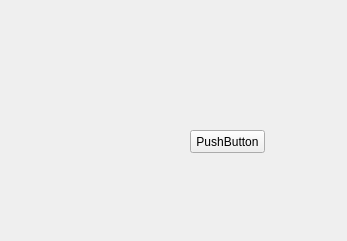
<?xml version="1.0" encoding="UTF-8"?>
<ui version="4.0">
 <class>globalMonitorWidget</class>
 <widget class="QWidget" name="globalMonitorWidget">
  <property name="geometry">
   <rect>
    <x>0</x>
    <y>0</y>
    <width>347</width>
    <height>241</height>
   </rect>
  </property>
  <property name="windowTitle">
   <string>Form</string>
  </property>
  <widget class="QPushButton" name="pushButton">
   <property name="geometry">
    <rect>
     <x>190</x>
     <y>130</y>
     <width>75</width>
     <height>23</height>
    </rect>
   </property>
   <property name="text">
    <string>PushButton</string>
   </property>
  </widget>
 </widget>
 <resources/>
 <connections>
  <connection>
   <sender>pushButton</sender>
   <signal>clicked()</signal>
   <receiver>globalMonitorWidget</receiver>
   <slot>slottest()</slot>
   <hints>
    <hint type="sourcelabel">
     <x>227</x>
     <y>141</y>
    </hint>
    <hint type="destinationlabel">
     <x>173</x>
     <y>120</y>
    </hint>
   </hints>
  </connection>
 </connections>
 <slots>
  <slot>slottest()</slot>
 </slots>
</ui>
